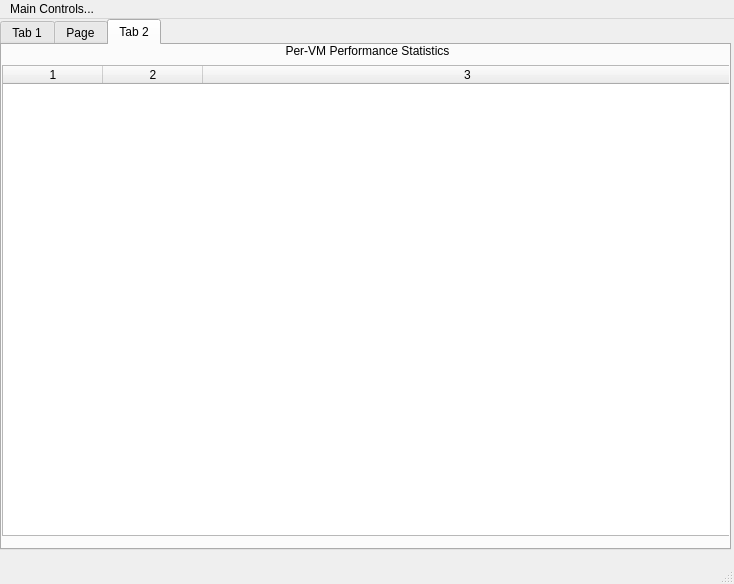
<?xml version="1.0" encoding="UTF-8"?>
<ui version="4.0">
 <class>VMMMonitorDialog</class>
 <widget class="QMainWindow" name="VMMMonitorDialog">
  <property name="geometry">
   <rect>
    <x>0</x>
    <y>0</y>
    <width>734</width>
    <height>584</height>
   </rect>
  </property>
  <property name="windowTitle">
   <string>MainWindow</string>
  </property>
  <widget class="QWidget" name="centralwidget">
   <widget class="QTabWidget" name="tabWidget">
    <property name="geometry">
     <rect>
      <x>0</x>
      <y>0</y>
      <width>731</width>
      <height>531</height>
     </rect>
    </property>
    <property name="currentIndex">
     <number>2</number>
    </property>
    <widget class="QWidget" name="tabCPUMem">
     <attribute name="title">
      <string>Tab 1</string>
     </attribute>
     <widget class="QLabel" name="labelCPU">
      <property name="geometry">
       <rect>
        <x>10</x>
        <y>-10</y>
        <width>711</width>
        <height>31</height>
       </rect>
      </property>
      <property name="text">
       <string>CPU Usage: VMM vs Whole Virtualizer</string>
      </property>
      <property name="alignment">
       <set>Qt::AlignCenter</set>
      </property>
     </widget>
     <widget class="QLabel" name="labelMem">
      <property name="geometry">
       <rect>
        <x>10</x>
        <y>260</y>
        <width>711</width>
        <height>21</height>
       </rect>
      </property>
      <property name="text">
       <string>Memory Usage: VMM vs Whole Virtualizer</string>
      </property>
      <property name="alignment">
       <set>Qt::AlignCenter</set>
      </property>
     </widget>
     <widget class="QCustomPlot" name="qcpCPU" native="true">
      <property name="geometry">
       <rect>
        <x>10</x>
        <y>20</y>
        <width>711</width>
        <height>241</height>
       </rect>
      </property>
     </widget>
     <widget class="QCustomPlot" name="qcpMem" native="true">
      <property name="geometry">
       <rect>
        <x>10</x>
        <y>280</y>
        <width>711</width>
        <height>211</height>
       </rect>
      </property>
     </widget>
    </widget>
    <widget class="QWidget" name="tabIO">
     <attribute name="title">
      <string>Page</string>
     </attribute>
     <widget class="QCustomPlot" name="qcpIO" native="true">
      <property name="geometry">
       <rect>
        <x>0</x>
        <y>20</y>
        <width>721</width>
        <height>471</height>
       </rect>
      </property>
     </widget>
     <widget class="QLabel" name="labelIO">
      <property name="geometry">
       <rect>
        <x>0</x>
        <y>-10</y>
        <width>711</width>
        <height>31</height>
       </rect>
      </property>
      <property name="text">
       <string>Disk/Net I/O Dynamics in VMM</string>
      </property>
      <property name="alignment">
       <set>Qt::AlignCenter</set>
      </property>
     </widget>
    </widget>
    <widget class="QWidget" name="tabVMs">
     <attribute name="title">
      <string>Tab 2</string>
     </attribute>
     <widget class="QTableWidget" name="tableVMs">
      <property name="geometry">
       <rect>
        <x>0</x>
        <y>20</y>
        <width>731</width>
        <height>471</height>
       </rect>
      </property>
      <property name="sizePolicy">
       <sizepolicy hsizetype="Preferred" vsizetype="Preferred">
        <horstretch>0</horstretch>
        <verstretch>0</verstretch>
       </sizepolicy>
      </property>
      <property name="cursor" stdset="0">
       <cursorShape>ArrowCursor</cursorShape>
      </property>
      <property name="lineWidth">
       <number>2</number>
      </property>
      <property name="midLineWidth">
       <number>1</number>
      </property>
      <property name="alternatingRowColors">
       <bool>true</bool>
      </property>
      <property name="selectionBehavior">
       <enum>QAbstractItemView::SelectRows</enum>
      </property>
      <property name="sortingEnabled">
       <bool>true</bool>
      </property>
      <property name="columnCount">
       <number>3</number>
      </property>
      <attribute name="horizontalHeaderCascadingSectionResizes">
       <bool>false</bool>
      </attribute>
      <attribute name="horizontalHeaderStretchLastSection">
       <bool>true</bool>
      </attribute>
      <attribute name="verticalHeaderCascadingSectionResizes">
       <bool>false</bool>
      </attribute>
      <attribute name="verticalHeaderDefaultSectionSize">
       <number>40</number>
      </attribute>
      <attribute name="verticalHeaderMinimumSectionSize">
       <number>20</number>
      </attribute>
      <attribute name="verticalHeaderShowSortIndicator" stdset="0">
       <bool>true</bool>
      </attribute>
      <attribute name="verticalHeaderStretchLastSection">
       <bool>false</bool>
      </attribute>
      <column/>
      <column/>
      <column/>
     </widget>
     <widget class="QLabel" name="labelVMs">
      <property name="geometry">
       <rect>
        <x>10</x>
        <y>-10</y>
        <width>711</width>
        <height>31</height>
       </rect>
      </property>
      <property name="text">
       <string>Per-VM Performance Statistics</string>
      </property>
      <property name="alignment">
       <set>Qt::AlignCenter</set>
      </property>
     </widget>
    </widget>
   </widget>
  </widget>
  <widget class="QMenuBar" name="menubar">
   <property name="geometry">
    <rect>
     <x>0</x>
     <y>0</y>
     <width>734</width>
     <height>29</height>
    </rect>
   </property>
   <widget class="QMenu" name="menuMain">
    <property name="title">
     <string>Main Controls...</string>
    </property>
    <addaction name="actionPause"/>
    <addaction name="actionRestart"/>
    <addaction name="separator"/>
    <addaction name="actionExit"/>
   </widget>
   <addaction name="menuMain"/>
  </widget>
  <widget class="QStatusBar" name="statusbar">
   <property name="enabled">
    <bool>true</bool>
   </property>
  </widget>
  <action name="actionExit">
   <property name="text">
    <string>Exit</string>
   </property>
  </action>
  <action name="actionRestart">
   <property name="text">
    <string>Restart</string>
   </property>
  </action>
  <action name="actionPause">
   <property name="text">
    <string>Pause</string>
   </property>
  </action>
 </widget>
 <customwidgets>
  <customwidget>
   <class>QCustomPlot</class>
   <extends>QWidget</extends>
   <header location="global">qcustomplot.h</header>
   <container>1</container>
  </customwidget>
 </customwidgets>
 <resources/>
 <connections/>
</ui>
